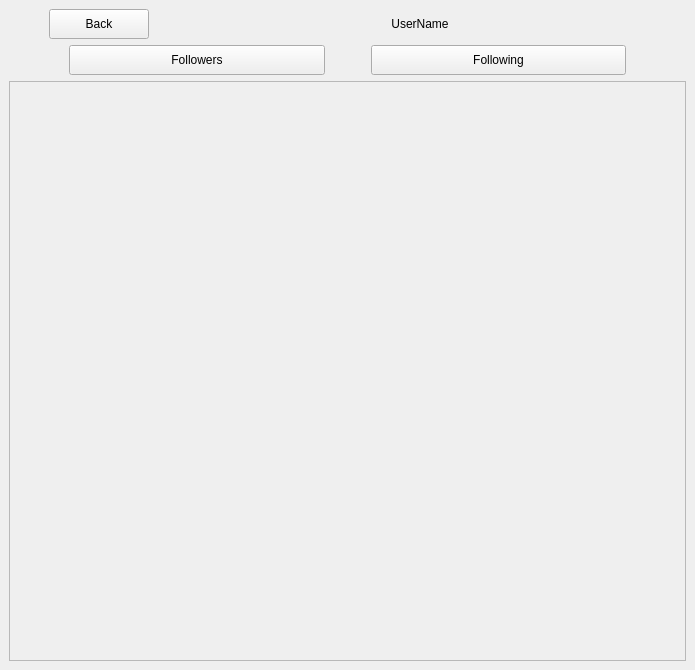
<?xml version="1.0" encoding="UTF-8"?>
<ui version="4.0">
 <class>Followers</class>
 <widget class="QMainWindow" name="Followers">
  <property name="geometry">
   <rect>
    <x>0</x>
    <y>0</y>
    <width>695</width>
    <height>670</height>
   </rect>
  </property>
  <property name="windowTitle">
   <string>MainWindow</string>
  </property>
  <widget class="QWidget" name="centralwidget">
   <layout class="QGridLayout" name="gridLayout">
    <item row="0" column="0">
     <layout class="QHBoxLayout" name="horizontalLayout_4">
      <property name="sizeConstraint">
       <enum>QLayout::SizeConstraint::SetFixedSize</enum>
      </property>
      <item>
       <spacer name="horizontalSpacer">
        <property name="orientation">
         <enum>Qt::Orientation::Horizontal</enum>
        </property>
        <property name="sizeType">
         <enum>QSizePolicy::Policy::Fixed</enum>
        </property>
        <property name="sizeHint" stdset="0">
         <size>
          <width>40</width>
          <height>20</height>
         </size>
        </property>
       </spacer>
      </item>
      <item>
       <widget class="QPushButton" name="Back">
        <property name="minimumSize">
         <size>
          <width>70</width>
          <height>30</height>
         </size>
        </property>
        <property name="maximumSize">
         <size>
          <width>100</width>
          <height>16777215</height>
         </size>
        </property>
        <property name="styleSheet">
         <string notr="true">font: 20pt &quot;Bahnschrift&quot;;</string>
        </property>
        <property name="text">
         <string>Back</string>
        </property>
       </widget>
      </item>
      <item>
       <spacer name="horizontalSpacer_2">
        <property name="orientation">
         <enum>Qt::Orientation::Horizontal</enum>
        </property>
        <property name="sizeType">
         <enum>QSizePolicy::Policy::Fixed</enum>
        </property>
        <property name="sizeHint" stdset="0">
         <size>
          <width>40</width>
          <height>20</height>
         </size>
        </property>
       </spacer>
      </item>
      <item alignment="Qt::AlignmentFlag::AlignHCenter">
       <widget class="QLabel" name="UserName">
        <property name="styleSheet">
         <string notr="true">font: 20pt &quot;Bahnschrift&quot;;</string>
        </property>
        <property name="text">
         <string>UserName</string>
        </property>
        <property name="alignment">
         <set>Qt::AlignmentFlag::AlignCenter</set>
        </property>
       </widget>
      </item>
      <item>
       <spacer name="horizontalSpacer_3">
        <property name="orientation">
         <enum>Qt::Orientation::Horizontal</enum>
        </property>
        <property name="sizeType">
         <enum>QSizePolicy::Policy::Minimum</enum>
        </property>
        <property name="sizeHint" stdset="0">
         <size>
          <width>40</width>
          <height>20</height>
         </size>
        </property>
       </spacer>
      </item>
     </layout>
    </item>
    <item row="2" column="0">
     <widget class="QScrollArea" name="scrollArea">
      <property name="widgetResizable">
       <bool>true</bool>
      </property>
      <widget class="QWidget" name="scrollAreaWidgetContents">
       <property name="geometry">
        <rect>
         <x>0</x>
         <y>0</y>
         <width>681</width>
         <height>584</height>
        </rect>
       </property>
      </widget>
     </widget>
    </item>
    <item row="1" column="0">
     <layout class="QHBoxLayout" name="horizontalLayout_5">
      <item>
       <spacer name="horizontalSpacer_6">
        <property name="orientation">
         <enum>Qt::Orientation::Horizontal</enum>
        </property>
        <property name="sizeType">
         <enum>QSizePolicy::Policy::Fixed</enum>
        </property>
        <property name="sizeHint" stdset="0">
         <size>
          <width>60</width>
          <height>0</height>
         </size>
        </property>
       </spacer>
      </item>
      <item>
       <widget class="QPushButton" name="Followers_2">
        <property name="minimumSize">
         <size>
          <width>0</width>
          <height>30</height>
         </size>
        </property>
        <property name="styleSheet">
         <string notr="true">font: 20pt &quot;Bahnschrift&quot;;</string>
        </property>
        <property name="text">
         <string>Followers</string>
        </property>
       </widget>
      </item>
      <item>
       <spacer name="horizontalSpacer_5">
        <property name="orientation">
         <enum>Qt::Orientation::Horizontal</enum>
        </property>
        <property name="sizeType">
         <enum>QSizePolicy::Policy::Minimum</enum>
        </property>
        <property name="sizeHint" stdset="0">
         <size>
          <width>40</width>
          <height>20</height>
         </size>
        </property>
       </spacer>
      </item>
      <item>
       <widget class="QPushButton" name="Following">
        <property name="minimumSize">
         <size>
          <width>0</width>
          <height>30</height>
         </size>
        </property>
        <property name="styleSheet">
         <string notr="true">font: 20pt &quot;Bahnschrift&quot;;</string>
        </property>
        <property name="text">
         <string>Following</string>
        </property>
       </widget>
      </item>
      <item>
       <spacer name="horizontalSpacer_7">
        <property name="orientation">
         <enum>Qt::Orientation::Horizontal</enum>
        </property>
        <property name="sizeType">
         <enum>QSizePolicy::Policy::Fixed</enum>
        </property>
        <property name="sizeHint" stdset="0">
         <size>
          <width>60</width>
          <height>0</height>
         </size>
        </property>
       </spacer>
      </item>
     </layout>
    </item>
   </layout>
  </widget>
 </widget>
 <resources/>
 <connections/>
</ui>
